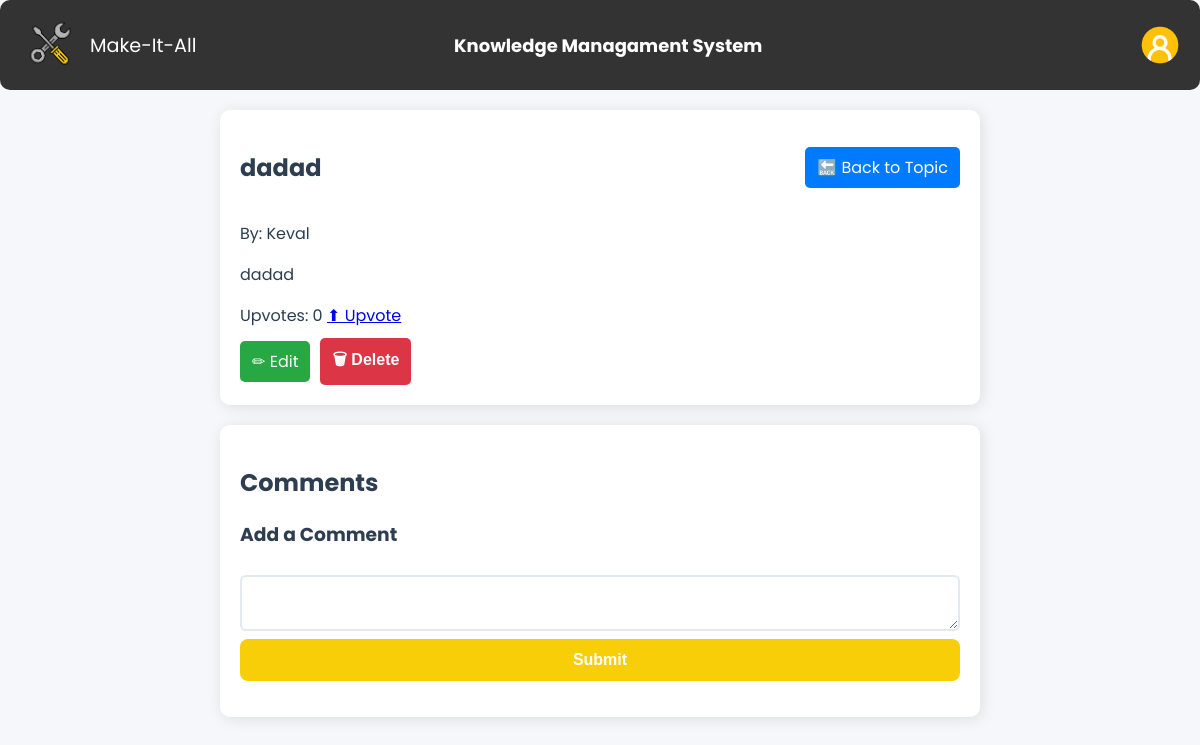
/post.php?post_id=4 (signed in), run on an earlier commit of the app's database.
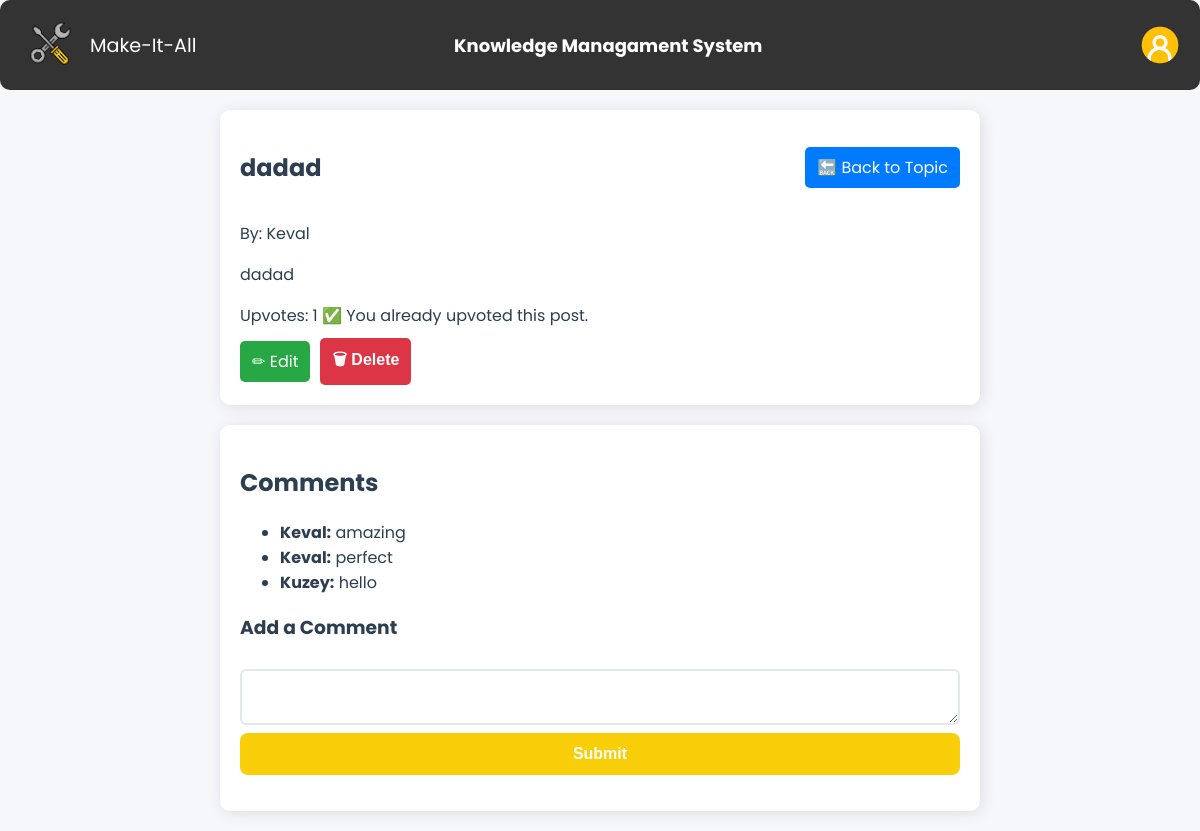
And on a later commit of the database.
### tables this page shows
CREATE TABLE `posts` (
  `id` int(11) NOT NULL,
  `topic_id` int(11) NOT NULL,
  `title` varchar(255) NOT NULL,
  `content` text NOT NULL,
  `created_at` timestamp NOT NULL DEFAULT current_timestamp(),
  `updated_at` timestamp NOT NULL DEFAULT current_timestamp() ON UPDATE current_timestamp(),
  `upvotes` int(11) DEFAULT 0,
  `user_id` int(11) DEFAULT NULL
);

CREATE TABLE `users` (
  `id` int(11) NOT NULL,
  `name` varchar(255) NOT NULL,
  `email` varchar(255) NOT NULL,
  `password` varchar(255) NOT NULL,
  `role` enum('manager','employee') NOT NULL
);

CREATE TABLE `comments` (
  `id` int(11) NOT NULL,
  `post_id` int(11) NOT NULL,
  `content` text NOT NULL,
  `created_at` timestamp NOT NULL DEFAULT current_timestamp(),
  `user_id` int(11) DEFAULT NULL
);

### post.php (the view, shortened to what this page needs)
<?php
require 'db_config.php';
$post_id = isset($_GET['post_id']) ? intval($_GET['post_id']) : 0;
try {
    $user_id = isset($_SESSION['user_id']) ? $_SESSION['user_id'] : 0;
    if ($user_id > 0) {
        $query = "SELECT posts.*, users.name as username,
                  CASE WHEN pu.id IS NOT NULL THEN 1 ELSE 0 END as has_upvoted
                  FROM posts
                  JOIN users ON posts.user_id = users.id
                  LEFT JOIN post_upvotes pu ON posts.id = pu.post_id AND pu.user_id = ?
                  WHERE posts.id = ?";
        $stmt = $conn->prepare($query);
        $stmt->bind_param("ii", $user_id, $post_id);
    }
    if (!$stmt->execute()) {
        throw new Exception("Query execution failed: " . $stmt->error);
    }
    $result = $stmt->get_result();
    $post = $result->fetch_assoc();
    $has_upvoted = false;
    if ($user_id > 0) {
        $has_upvoted = isset($post['has_upvoted']) ? (bool) $post['has_upvoted'] : false;
    }
    $comments_query = "SELECT comments.*, users.name as username
                      FROM comments
                      JOIN users ON comments.user_id = users.id
                      WHERE post_id = ?
                      ORDER BY created_at ASC";
    $stmt = $conn->prepare($comments_query);
    $stmt->bind_param("i", $post_id);
    if (!$stmt->execute()) {
        throw new Exception("Comment query execution failed: " . $stmt->error);
    }
    $comments_result = $stmt->get_result();
    $comments = $comments_result->fetch_all(MYSQLI_ASSOC);
    $is_owner = ($user_id > 0) && ($user_id == $post['user_id']);
} catch (Exception $e) {
    die("Error: " . $e->getMessage());
}
?>
<?php include("navbar1.php"); ?>
<!DOCTYPE html>
<html lang="en">
<head>
    <link rel="stylesheet" href="topics_style.css">
</head>
<body>
    <section class="post-details">
        <div style="display: flex; align-items: center; justify-content: space-between;">
            <h1 style="margin-right: 10px;"><?php echo htmlspecialchars($post['title']); ?></h1>
            <a href="topic.php?topic_id=<?php echo $post['topic_id']; ?>"
                style="text-decoration: none; background-color: #007bff; color: white; padding: 8px 12px; border-radius: 5px;">
                🔙 Back to Topic
            </a>
        </div>
        <p>By: <?php echo htmlspecialchars($post['username']); ?></p>
        <p><?php echo htmlspecialchars($post['content']); ?></p>
        <span>Upvotes: <?php echo $post['upvotes']; ?></span>
        <?php if ($user_id > 0): ?>
            <?php if (!$has_upvoted): ?>
                <a href="posts_functions.php?post_id=<?php echo $post_id; ?>&upvote=true">⬆ Upvote</a>
            <?php else: ?>
                <span>✅ You already upvoted this post.</span>
            <?php endif; ?>
        <?php else: ?>
            <span>(Log in to upvote)</span>
        <?php endif; ?>
        <?php if ($is_owner): ?>
            <br>
            <div style="display: flex; align-items: center; gap: 10px; margin-top: 10px;">
                <a href="edit_post.php?post_id=<?php echo $post_id; ?>"
                    style="text-decoration: none; background-color: #28a745; color: white; padding: 8px 12px; border-radius: 5px; display: inline-block;">
                    ✏ Edit
                </a>
                <form action="posts_functions.php" method="post" style="margin: 0; display: inline;">
                    <button type="button" onclick="showDeleteModal()"
                        style="background-color: #dc3545; color: white; border: none; padding: 10px 12px; border-radius: 5px; cursor: pointer; display: inline-block;">
                        🗑 Delete
                    </button>
                </form>
            </div>
        <?php endif; ?>
    </section>
    <section>
        <h2>Comments</h2>
        <ul>
            <?php foreach ($comments as $comment): ?>
                <li>
                    <strong><?php echo htmlspecialchars($comment['username']); ?>:</strong>
                    <?php echo htmlspecialchars($comment['content']); ?>
                </li>
            <?php endforeach; ?>
        </ul>
        <?php if ($user_id > 0): ?>
            <h3>Add a Comment</h3>
            <form action="comments_functions.php" method="post">
                <textarea name="content" required></textarea>
                <button type="submit" name="add_comment">Submit</button>
            </form>
        <?php else: ?>
            <p>Please log in to add comments.</p>
        <?php endif; ?>
    </section>
</body>
</html>

What changed in the data, as far as the page shows it:
changed posts "dadad": upvotes "0" → "1"
added comments: user.name "Keval", content "amazing"
added comments: user.name "Keval", content "perfect"
added comments: user.name "Kuzey", content "hello"
Also different on the page:
text no longer shown: "⬆ Upvote"
text now shown: "✅ You already upvoted this post."
